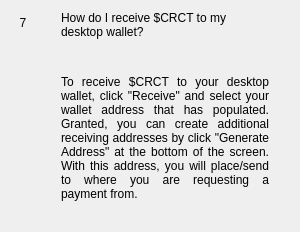
                  <widget class="QWidget" name="widgetFaq7" native="true">
                   <layout class="QHBoxLayout" name="horizontalpage_7" stretch="0,1">
                    <item alignment="Qt::AlignTop">
                     <widget class="QLabel" name="labelNumber7">
                      <property name="minimumSize">
                       <size>
                        <width>24</width>
                        <height>24</height>
                       </size>
                      </property>
                      <property name="maximumSize">
                       <size>
                        <width>16777215</width>
                        <height>24</height>
                       </size>
                      </property>
                      <property name="text">
                       <string>7</string>
                      </property>
                      <property name="alignment">
                       <set>Qt::AlignCenter</set>
                      </property>
                     </widget>
                    </item>
                    <item>
                     <layout class="QVBoxLayout" name="verticalLayoutpage_7">
                      <property name="leftMargin">
                       <number>20</number>
                      </property>
                      <property name="rightMargin">
                       <number>20</number>
                      </property>
                      <item>
                       <widget class="QLabel" name="labelSubtitle7">
                        <property name="text">
                         <string>How do I receive $CRCT to my desktop wallet?</string>
                        </property>
                        <property name="wordWrap">
                         <bool>true</bool>
                        </property>
                       </widget>
                      </item>
                      <item>
                       <spacer name="verticalSpacer_70">
                        <property name="orientation">
                         <enum>Qt::Vertical</enum>
                        </property>
                        <property name="sizeType">
                         <enum>QSizePolicy::Fixed</enum>
                        </property>
                        <property name="sizeHint" stdset="0">
                         <size>
                          <width>20</width>
                          <height>30</height>
                         </size>
                        </property>
                       </spacer>
                      </item>
                      <item>
                       <widget class="QLabel" name="labelContent7">
                        <property name="text">
                         <string>
                           &lt;html&gt;&lt;head/&gt;&lt;body&gt;&lt;p align=&quot;justify&quot;&gt;
						   To receive $CRCT to your desktop wallet, click &quot;Receive&quot; and 
						   select your wallet address that has populated. Granted, you can create 
						   additional receiving addresses by click &quot;Generate Address&quot; at 
						   the bottom of the screen. With this address, you will place/send to 
						   where you are requesting a payment from.
						   &lt;/p&gt;&lt;/body&gt;&lt;/html&gt;
                         </string>
                        </property>
                        <property name="alignment">
                         <set>Qt::AlignLeading|Qt::AlignLeft|Qt::AlignTop</set>
                        </property>
                        <property name="wordWrap">
                         <bool>true</bool>
                        </property>
                       </widget>
                      </item>
                      <item>
                       <spacer name="verticalSpacer_71">
                        <property name="orientation">
                         <enum>Qt::Vertical</enum>
                        </property>
                        <property name="sizeHint" stdset="0">
                         <size>
                          <width>20</width>
                          <height>20</height>
                         </size>
                        </property>
                       </spacer>
                      </item>
                     </layout>
                    </item>
                   </layout>
                  </widget>
